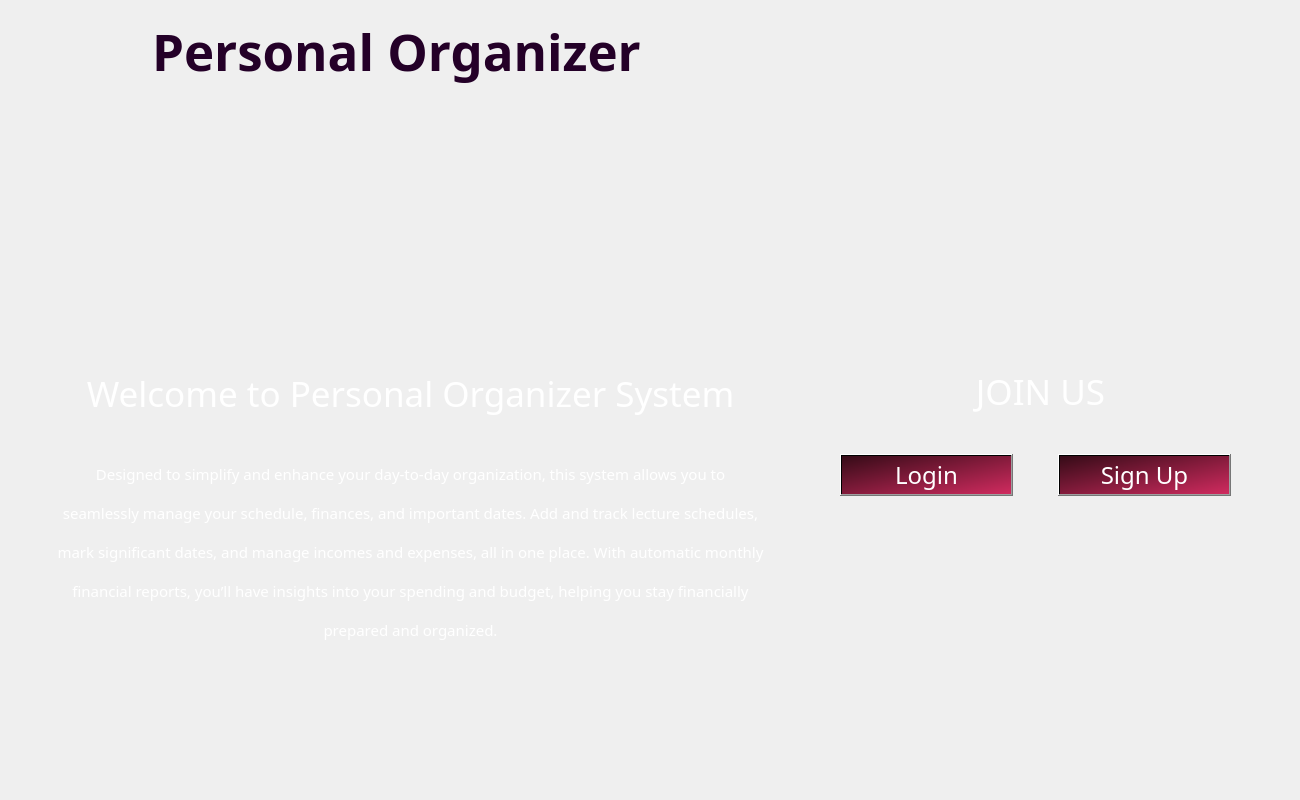
<?xml version="1.0" encoding="UTF-8"?>
<ui version="4.0">
 <class>LoginPage</class>
 <widget class="QMainWindow" name="LoginPage">
  <property name="geometry">
   <rect>
    <x>0</x>
    <y>0</y>
    <width>1300</width>
    <height>800</height>
   </rect>
  </property>
  <property name="maximumSize">
   <size>
    <width>1300</width>
    <height>800</height>
   </size>
  </property>
  <property name="font">
   <font>
    <family>Sitka Banner</family>
   </font>
  </property>
  <property name="windowTitle">
   <string>LoginPage</string>
  </property>
  <property name="windowIcon">
   <iconset resource="src.qrc">
    <normaloff>:/images/ghjk.png</normaloff>:/images/ghjk.png</iconset>
  </property>
  <widget class="QWidget" name="centralwidget">
   <widget class="QWidget" name="layoutWidget">
    <property name="geometry">
     <rect>
      <x>840</x>
      <y>440</y>
      <width>391</width>
      <height>71</height>
     </rect>
    </property>
    <layout class="QHBoxLayout" name="horizontalLayout">
     <property name="spacing">
      <number>45</number>
     </property>
     <property name="leftMargin">
      <number>0</number>
     </property>
     <item>
      <widget class="QPushButton" name="Login">
       <property name="font">
        <font>
         <family>Sitka Banner</family>
         <pointsize>18</pointsize>
         <bold>false</bold>
        </font>
       </property>
       <property name="cursor">
        <cursorShape>PointingHandCursor</cursorShape>
       </property>
       <property name="styleSheet">
        <string notr="true">background-color: qlineargradient(spread:pad, x1:0, y1:0, x2:1, y2:1, stop:0 rgba(53, 11, 23, 255), stop:1 rgba(208, 43, 95, 255));
color: rgb(255, 255, 255);</string>
       </property>
       <property name="text">
        <string>Login</string>
       </property>
      </widget>
     </item>
     <item>
      <widget class="QPushButton" name="SignUp">
       <property name="font">
        <font>
         <family>Sitka Banner</family>
         <pointsize>18</pointsize>
        </font>
       </property>
       <property name="cursor">
        <cursorShape>PointingHandCursor</cursorShape>
       </property>
       <property name="styleSheet">
        <string notr="true">background-color: qlineargradient(spread:pad, x1:0, y1:0, x2:1, y2:1, stop:0 rgba(53, 11, 23, 255), stop:1 rgba(208, 43, 95, 255));
color: rgb(255, 255, 255);</string>
       </property>
       <property name="text">
        <string>Sign Up</string>
       </property>
      </widget>
     </item>
    </layout>
   </widget>
   <widget class="QLabel" name="label_11">
    <property name="geometry">
     <rect>
      <x>880</x>
      <y>370</y>
      <width>321</width>
      <height>43</height>
     </rect>
    </property>
    <property name="font">
     <font>
      <family>Sitka Banner</family>
      <pointsize>26</pointsize>
     </font>
    </property>
    <property name="styleSheet">
     <string notr="true">color: rgb(255, 255, 255);</string>
    </property>
    <property name="text">
     <string>JOIN US</string>
    </property>
    <property name="alignment">
     <set>Qt::AlignmentFlag::AlignCenter</set>
    </property>
   </widget>
   <widget class="QLabel" name="label_2">
    <property name="geometry">
     <rect>
      <x>-30</x>
      <y>120</y>
      <width>1331</width>
      <height>901</height>
     </rect>
    </property>
    <property name="styleSheet">
     <string notr="true">image: url(:/images/3540662.jpg);</string>
    </property>
    <property name="text">
     <string/>
    </property>
   </widget>
   <widget class="QWidget" name="layoutWidget_2">
    <property name="geometry">
     <rect>
      <x>40</x>
      <y>330</y>
      <width>741</width>
      <height>451</height>
     </rect>
    </property>
    <layout class="QVBoxLayout" name="verticalLayout_2">
     <item>
      <widget class="QLabel" name="label_4">
       <property name="font">
        <font>
         <family>Sitka Banner</family>
         <pointsize>26</pointsize>
        </font>
       </property>
       <property name="styleSheet">
        <string notr="true">color: rgb(255, 255, 255);</string>
       </property>
       <property name="text">
        <string>Welcome to Personal Organizer System</string>
       </property>
       <property name="alignment">
        <set>Qt::AlignmentFlag::AlignCenter</set>
       </property>
      </widget>
     </item>
     <item>
      <layout class="QVBoxLayout" name="verticalLayout">
       <property name="spacing">
        <number>17</number>
       </property>
       <item>
        <widget class="QLabel" name="label_6">
         <property name="font">
          <font>
           <family>Sitka Banner Semibold</family>
           <pointsize>11</pointsize>
          </font>
         </property>
         <property name="cursor">
          <cursorShape>ArrowCursor</cursorShape>
         </property>
         <property name="styleSheet">
          <string notr="true">color: rgb(255, 255, 255);</string>
         </property>
         <property name="text">
          <string>Designed to simplify and enhance your day-to-day organization, this system allows you to</string>
         </property>
         <property name="alignment">
          <set>Qt::AlignmentFlag::AlignCenter</set>
         </property>
        </widget>
       </item>
       <item>
        <widget class="QLabel" name="label_7">
         <property name="font">
          <font>
           <family>Sitka Banner Semibold</family>
           <pointsize>11</pointsize>
          </font>
         </property>
         <property name="cursor">
          <cursorShape>ArrowCursor</cursorShape>
         </property>
         <property name="styleSheet">
          <string notr="true">color: rgb(255, 255, 255);</string>
         </property>
         <property name="text">
          <string>seamlessly manage your schedule, finances, and important dates. Add and track lecture schedules,</string>
         </property>
         <property name="alignment">
          <set>Qt::AlignmentFlag::AlignCenter</set>
         </property>
        </widget>
       </item>
       <item>
        <widget class="QLabel" name="label_8">
         <property name="font">
          <font>
           <family>Sitka Banner Semibold</family>
           <pointsize>11</pointsize>
          </font>
         </property>
         <property name="cursor">
          <cursorShape>ArrowCursor</cursorShape>
         </property>
         <property name="styleSheet">
          <string notr="true">color: rgb(255, 255, 255);</string>
         </property>
         <property name="text">
          <string>mark significant dates, and manage incomes and expenses, all in one place. With automatic monthly</string>
         </property>
         <property name="alignment">
          <set>Qt::AlignmentFlag::AlignCenter</set>
         </property>
        </widget>
       </item>
       <item>
        <widget class="QLabel" name="label_9">
         <property name="font">
          <font>
           <family>Sitka Banner Semibold</family>
           <pointsize>11</pointsize>
          </font>
         </property>
         <property name="cursor">
          <cursorShape>ArrowCursor</cursorShape>
         </property>
         <property name="styleSheet">
          <string notr="true">color: rgb(255, 255, 255);</string>
         </property>
         <property name="text">
          <string>financial reports, you’ll have insights into your spending and budget, helping you stay financially</string>
         </property>
         <property name="alignment">
          <set>Qt::AlignmentFlag::AlignCenter</set>
         </property>
        </widget>
       </item>
       <item>
        <widget class="QLabel" name="label_10">
         <property name="font">
          <font>
           <family>Sitka Banner Semibold</family>
           <pointsize>11</pointsize>
          </font>
         </property>
         <property name="cursor">
          <cursorShape>ArrowCursor</cursorShape>
         </property>
         <property name="styleSheet">
          <string notr="true">color: rgb(255, 255, 255);</string>
         </property>
         <property name="text">
          <string>prepared and organized.






</string>
         </property>
         <property name="alignment">
          <set>Qt::AlignmentFlag::AlignCenter</set>
         </property>
        </widget>
       </item>
      </layout>
     </item>
    </layout>
   </widget>
   <widget class="QWidget" name="layoutWidget">
    <property name="geometry">
     <rect>
      <x>50</x>
      <y>10</y>
      <width>591</width>
      <height>81</height>
     </rect>
    </property>
    <layout class="QHBoxLayout" name="horizontalLayout_2">
     <item>
      <widget class="QLabel" name="label_3">
       <property name="styleSheet">
        <string notr="true">image: url(:/images/ghjk.png);</string>
       </property>
       <property name="text">
        <string/>
       </property>
      </widget>
     </item>
     <item>
      <widget class="QLabel" name="label">
       <property name="font">
        <font>
         <family>Sitka Banner</family>
         <pointsize>38</pointsize>
         <bold>true</bold>
        </font>
       </property>
       <property name="styleSheet">
        <string notr="true">color: rgb(36, 0, 40);</string>
       </property>
       <property name="text">
        <string>Personal Organizer</string>
       </property>
      </widget>
     </item>
    </layout>
   </widget>
   <zorder>label_2</zorder>
   <zorder>layoutWidget</zorder>
   <zorder>layoutWidget</zorder>
   <zorder>label_11</zorder>
   <zorder>layoutWidget_2</zorder>
  </widget>
 </widget>
 <resources>
  <include location="src.qrc"/>
 </resources>
 <connections/>
</ui>
